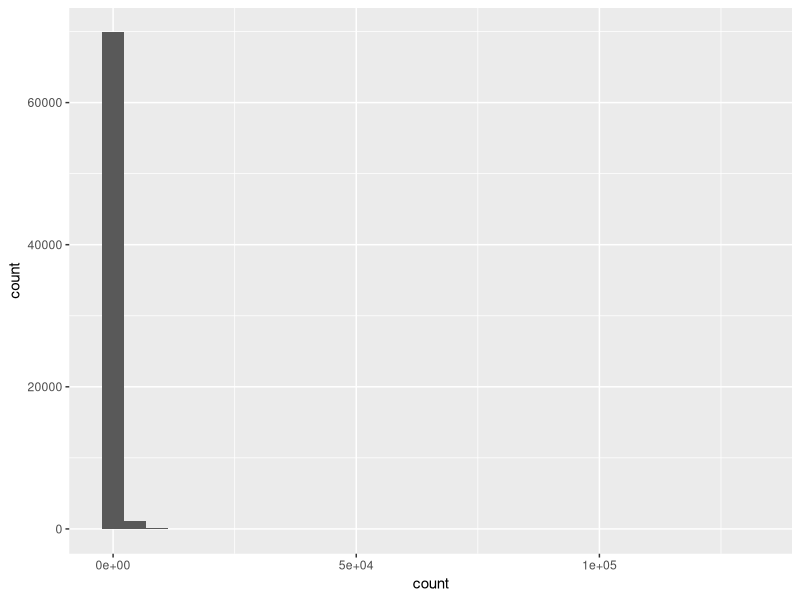
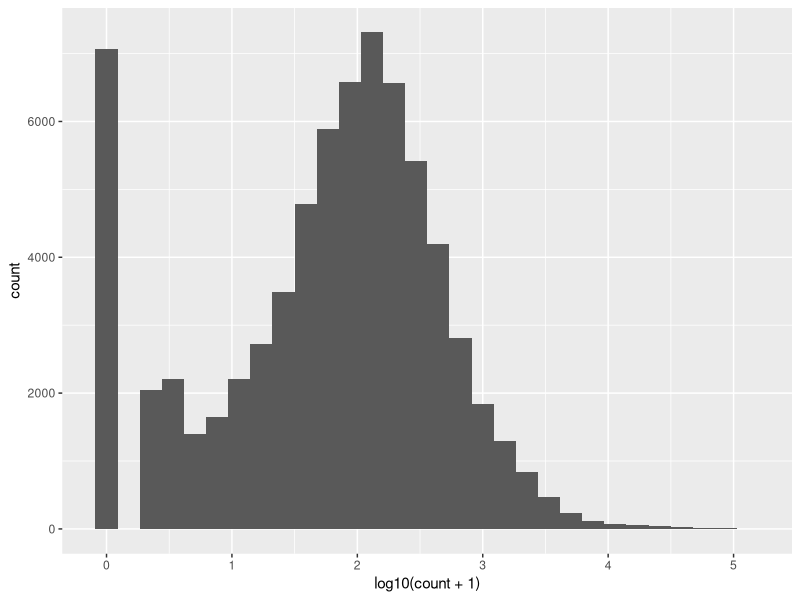

Source code (R) for these figures, in order: (Note: this script raises an error after producing the figures.)
## ---- chunk 1
library(tidyverse)
## ---- chunk 2
# 🐸 import the s30 data
s30 <- read_csv("data-raw/xlaevis_counts_S30.csv")
## ---- chunk 3
s30 |>
  pivot_longer(cols = -xenbase_gene_id,
               names_to = "sample",
               values_to = "count") |>
  ggplot(aes(x = count)) +
  geom_histogram()
## ---- chunk 4
s30 |>
  pivot_longer(cols = -xenbase_gene_id,
               names_to = "sample",
               values_to = "count") |>
  ggplot(aes(x = log10(count + 1))) +
  geom_histogram()
## ---- chunk 5
# examine all the columns quickly
# works well with smaller numbers of column
summary(s30)
## ---- chunk 6

s30 |>
  summarise(sum(S30_C_1 > 0),
            sum(S30_C_2 > 0),
            sum(S30_C_3 > 0),
            sum(S30_F_1 > 0),
            sum(S30_F_2 > 0),
            sum(S30_F_3 > 0))
## ---- chunk 7
s30 |>
  pivot_longer(cols = -xenbase_gene_id,
               names_to = "sample",
               values_to = "count") |>
  group_by(sample) |>
  summarise(n_above_zero = sum(count > 0))
## ---- chunk 8
s30 |>
  pivot_longer(cols = -xenbase_gene_id,
               names_to = "sample",
               values_to = "count") |>
  group_by(sample) |>
  summarise(min = min(count),
            lowerq = quantile(count, 0.25),
            mean = mean(count),
            median = median(count),
            upperq = quantile(count, 0.75),
            max = max(count),
            n_above_zero = sum(count > 0))
## ---- chunk 9
#| echo: false
#---CODING ANSWER---
s30_summary_samp <- s30 |>
  pivot_longer(cols = -xenbase_gene_id,
               names_to = "sample",
               values_to = "count") |>
  group_by(sample) |>
  summarise(min = min(count),
            lowerq = quantile(count, 0.25),
            mean = mean(count),
            median = median(count),
            upperq = quantile(count, 0.75),
            max = max(count),
            n_above_zero = sum(count > 0))
## ---- chunk 10
s30 |>
  pivot_longer(cols = -xenbase_gene_id,
               names_to = "sample",
               values_to = "count") |>
  ggplot(aes(log10(count + 1))) +
  geom_density() +
  facet_wrap(. ~ sample, nrow = 3)
## ---- chunk 11
#| echo: false
#---CODING ANSWER---
# you need to group by `xenbase_gene_id` rather than `sample_id`
# sum(count) will find the sum of counts
s30_summary_gene <- s30 |>
  pivot_longer(cols = -xenbase_gene_id,
               names_to = "sample",
               values_to = "count") |>
  group_by(xenbase_gene_id) |>
  summarise(min = min(count),
            lowerq = quantile(count, 0.25),
            sd = sd(count),
            mean = mean(count),
            median = median(count),
            upperq = quantile(count, 0.75),
            max = max(count),
            total = sum(count),
            n_above_zero = sum(count > 0))
## ---- chunk 12
s30_summary_gene |> 
  ggplot(aes(x = reorder(xenbase_gene_id, mean), y = log10(mean))) +
  geom_pointrange(aes(ymin = log10(mean - sd), 
                      ymax = log10(mean + sd )),
                  size = 0.1)
## ---- chunk 13
s30_summary_gene_filtered <- s30_summary_gene |> 
  filter(total > 20) |> 
  filter(n_above_zero >= 3)
## ---- chunk 14
s30_filtered <- s30 |> 
  filter(xenbase_gene_id %in%  s30_summary_gene_filtered$xenbase_gene_id)
## ---- chunk 15
write_csv(s30_filtered, 
          file = "data-processed/s30_filtered.csv")
